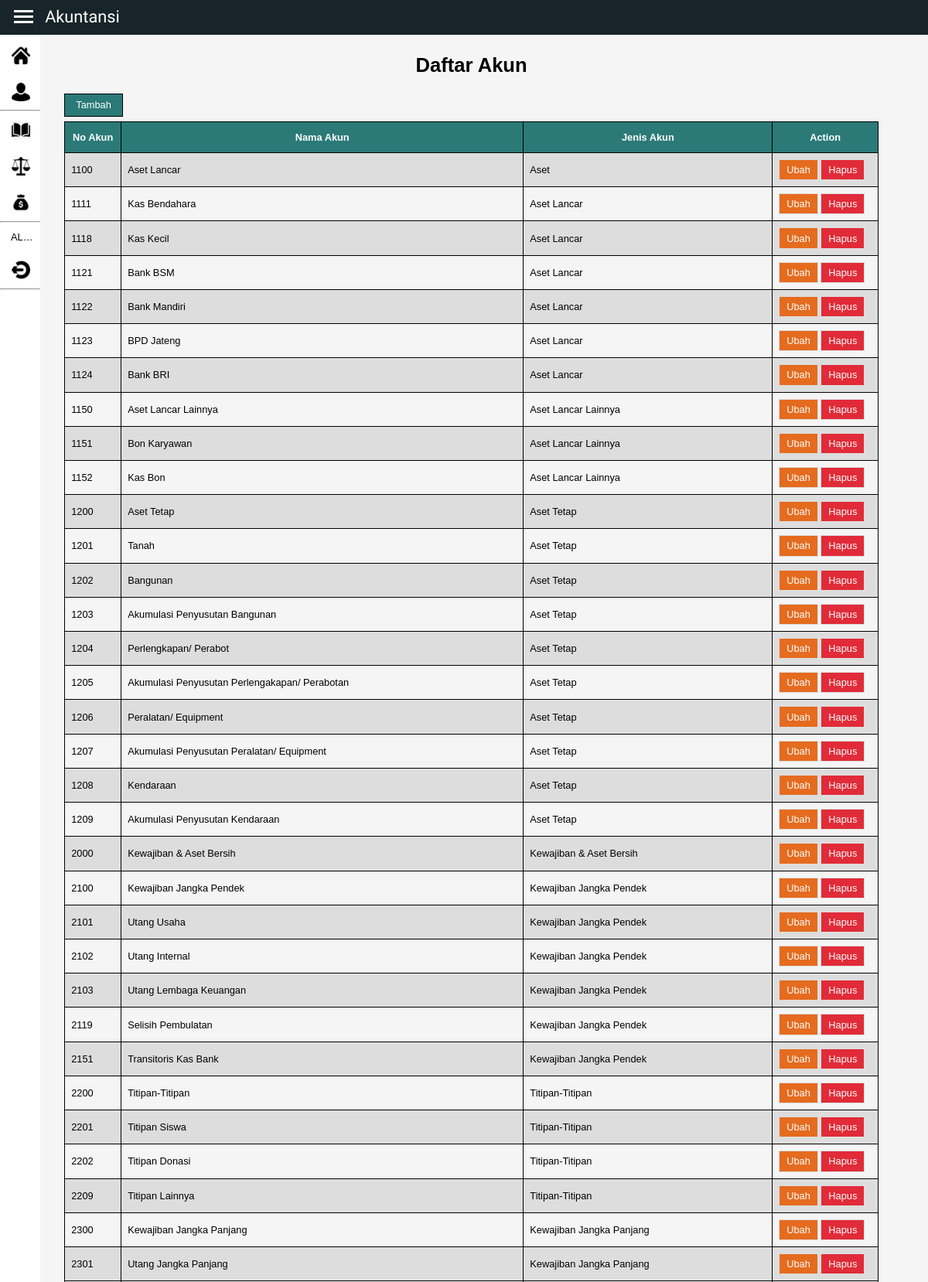
The app's page /akun/dashboard (signed in, upper part) with its own data.
### akun/models.py (models this page shows, shortened)
class akun(models.Model):
    no = models.IntegerField(null=True)
    nama = models.CharField(max_length=255, null=True)
    jenis = models.ForeignKey(JenisAkun, null=True, on_delete=models.SET_NULL)
    class Meta:
        ordering = ['no']

class JenisAkun(models.Model):
    nama = models.CharField(max_length=255, null=True)
    def __str__(self):
        return self.nama

### akun/views.py (the view)
# urls.py: path('dashboard', dashboard, name='dashboard'),
@login_required(login_url=settings.LOGIN_URL)
def dashboard(request):
    akuns = akun.objects.all().order_by('no')
    title = "Daftar Akun"
    context = {
        'akuns' : akuns,
        'title': title,
    }
    return render (request,'akun/dashboard.html', context)

### akun/templates/akun/dashboard.html
{% extends 'main.html' %}
{% block content %}
    {% include 'akun/tabel.html' %}
{% endblock content %}

### templates/navbar.html (shortened to what this page needs)
{% load static %}
<nav>
  <div class="top-nav">
  <div class="nav-brand">
      <div class="menu-toggle">
          <span></span>
          <span></span>
          <span></span>
      </div>
      <div class="logo">
          <a href="{% url 'beranda:dashboard' %}">Akuntansi</a>
      </div>
  </div>
</div>
  <div class="nav-side-icon">
      <ul id="ulSide">
        <li><a href="{% url 'beranda:dashboard' %}"><img src="{% static 'img/beranda.png' %}" alt="" class="logo-menu-side"></a></li>
        <li>
            <a href="{% url 'akun:dashboard' %}"><img src="{% static 'img/akun.png' %}" alt="" class="logo-menu-side"></a>
        </li>
        <hr>
        <li><a href="{% url 'jurnal:dashboard' %}"><img src="{% static 'img/jurnal.png' %}" alt="" class="logo-menu-side"></a></li>
        <li><a href="{% url 'neraca:dashboard' %}"><img src="{% static 'img/neraca.png' %}" alt="" class="logo-menu-side"></a></li>
        <li><a href="{% url 'labarugi:dashboard' %}"><img src="{% static 'img/uang.png' %}" alt="" class="logo-menu-side"></a></li>
        <hr>
        <li>{{user|truncatechars:3|upper }}</li>
        <li><a href="{% url 'logout' %}"><img src="{% static 'img/logout.png' %}" alt="" class="logo-menu-side"></a></li>
        <hr>
      </ul>
  </div>
</nav>

### akun/templates/akun/tabel.html
<a href="{% url 'akun:tambah' %}"><button type="button" class="button-add">Tambah</button></a>
<table id="tabel">
    <tr>
      <th id="table-no">No Akun</th>
      <th id="th5">Nama Akun</th>
      <th id="th3">Jenis Akun</th>
      <th id="table-action">Action</th>
    </tr>
      {% for akun in akuns %}
      <tr>
        <td>{{ akun.no}}</td>
        <td>{{ akun.nama}}</td>
        <td>{{ akun.jenis}}</td>
        <td>
          <a href="{% url 'akun:ubah' akun.id%}"><button type="button" class="button-edit">Ubah</button></a>
          <a href="{% url 'akun:hapus' akun.id %}"><button type="button" class="button-delete">Hapus</button></a>
      </td>
      </tr>
      {% endfor %}
</table>

### static/css/style.css (style rules this page uses)
@media only screen and (max-width: 1920px) { body { font-size: medium; } }
@media only screen and (max-width: 1366px) { body { font-size: 0.8em; } }
html { min-height:100%;min-width:100%;position:relative; }
* { margin:0; padding: 0; }
body { background-color: whitesmoke; font-family: Arial; overflow-x: hidden; }
.button-add { border: 1px solid black; font-size: 1em; background-color: #2b7a78; color: white; padding: 0.5em 1.1em; cursor: pointer; margin: 0.5em 0em; }
.button-edit { font-size: 1em; background-color: #e56b1f; color: white; padding: 0.4em 0.7em 0.4em 0.7em; cursor: pointer; border: 1px solid #ddd; margin: 0em 0em; }
.button-delete { font-size: 1em; background-color: #e12b38; color: white; padding: 0.4em 0.7em 0.4em 0.7em; cursor: pointer; border: 1px solid #ddd; margin: 0em 0em; }
nav { background-color: #17252a; height: 3.6em; }
.nav-brand { display: flex; position: relative; height: 3.6em; width: 25vh; background-color: #17252a; align-items: center; padding-left: 0.6em; margin-top: -0.1em; }
.logo a { font-size: 1.7em; margin-left: 0.7em; font-family: 'Antonio', sans-serif; text-decoration: none; color: white; }
.logo-menu-side { display: flex; max-width: 1.7em; height: auto; margin-right: 1em; margin-left: 0.1em; }
nav ul { width: 15em; background-color:white; margin-top: 3.7em; position: absolute; left: 0; top:0; height: 100%; transform: translateX(-20em); transition: all 0.3s; }
#ulSide { width: 4.1em; background-color:white; margin-top: 3.7em; position: absolute; left: 0; top:0; height: 100% auto; transform: translateX(0em); }
#ulSide li { list-style: none; padding-left: 1.1em; padding-top: 0.9em; padding-bottom: 0.9em; }
nav ul li { list-style: none; padding-left: 2.2em; padding-top: 0.9em; padding-bottom: 0.9em; }
nav ul li a { display: flex; font-size: 1.1em; color:black; text-decoration: none; align-items: center; font-family:'Roboto', sans-serif; }
.menu-toggle { display: flex; flex-direction: column; height: 17px; margin-left: 0.8em; justify-content: space-between; cursor: pointer; }
.menu-toggle span { width: 25px; height: 3px; background-color: white; transition: all 0.3s; }
#tabel { font-family: Arial, Helvetica, sans-serif; border-collapse: collapse; }
#tabel td, #tabel th { border: 1px solid black; padding: 8px; }
#tabel tr:nth-child(even) { background-color: #ddd; }
#tabel th { padding-top: 12px; padding-bottom: 12px; text-align: left; background-color: #2b7a78; color: white; text-align: center; }
#table-action { width: 11em; }
#table-no { width: 5em; }
#th3 { width: 30em; }
#th5 { width: 50em; }

### records on screen
akun: no "1100", nama "Aset Lancar", jenis "Aset"
akun: no "1111", nama "Kas Bendahara", jenis "Aset Lancar"
akun: no "1118", nama "Kas Kecil", jenis "Aset Lancar"
akun: no "1121", nama "Bank BSM", jenis "Aset Lancar"
akun: no "1122", nama "Bank Mandiri", jenis "Aset Lancar"
akun: no "1123", nama "BPD Jateng", jenis "Aset Lancar"
akun: no "1124", nama "Bank BRI", jenis "Aset Lancar"
akun: no "1150", nama "Aset Lancar Lainnya", jenis "Aset Lancar Lainnya"
akun: no "1151", nama "Bon Karyawan", jenis "Aset Lancar Lainnya"
akun: no "1152", nama "Kas Bon", jenis "Aset Lancar Lainnya"
akun: no "1200", nama "Aset Tetap", jenis "Aset Tetap"
akun: no "1201", nama "Tanah", jenis "Aset Tetap"
akun: no "1202", nama "Bangunan", jenis "Aset Tetap"
akun: no "1203", nama "Akumulasi Penyusutan Bangunan", jenis "Aset Tetap"
akun: no "1204", nama "Perlengkapan/ Perabot", jenis "Aset Tetap"
akun: no "1205", nama "Akumulasi Penyusutan Perlengakapan/ Perabotan", jenis "Aset Tetap"
akun: no "1206", nama "Peralatan/ Equipment", jenis "Aset Tetap"
akun: no "1207", nama "Akumulasi Penyusutan Peralatan/ Equipment", jenis "Aset Tetap"
akun: no "1208", nama "Kendaraan", jenis "Aset Tetap"
akun: no "1209", nama "Akumulasi Penyusutan Kendaraan", jenis "Aset Tetap"
akun: no "2000", nama "Kewajiban & Aset Bersih", jenis "Kewajiban & Aset Bersih"
akun: no "2100", nama "Kewajiban Jangka Pendek", jenis "Kewajiban Jangka Pendek"
akun: no "2101", nama "Utang Usaha", jenis "Kewajiban Jangka Pendek"
akun: no "2102", nama "Utang Internal", jenis "Kewajiban Jangka Pendek"
akun: no "2103", nama "Utang Lembaga Keuangan", jenis "Kewajiban Jangka Pendek"
akun: no "2119", nama "Selisih Pembulatan", jenis "Kewajiban Jangka Pendek"
akun: no "2151", nama "Transitoris Kas Bank", jenis "Kewajiban Jangka Pendek"
akun: no "2200", nama "Titipan-Titipan", jenis "Titipan-Titipan"
akun: no "2201", nama "Titipan Siswa", jenis "Titipan-Titipan"
akun: no "2202", nama "Titipan Donasi", jenis "Titipan-Titipan"
akun: no "2209", nama "Titipan Lainnya", jenis "Titipan-Titipan"
akun: no "2300", nama "Kewajiban Jangka Panjang", jenis "Kewajiban Jangka Panjang"
akun: no "2301", nama "Utang Jangka Panjang", jenis "Kewajiban Jangka Panjang"

### other values on screen
{{ user|truncatechars:3|upper }} "AL…"
{{ title }} "Daftar Akun"
